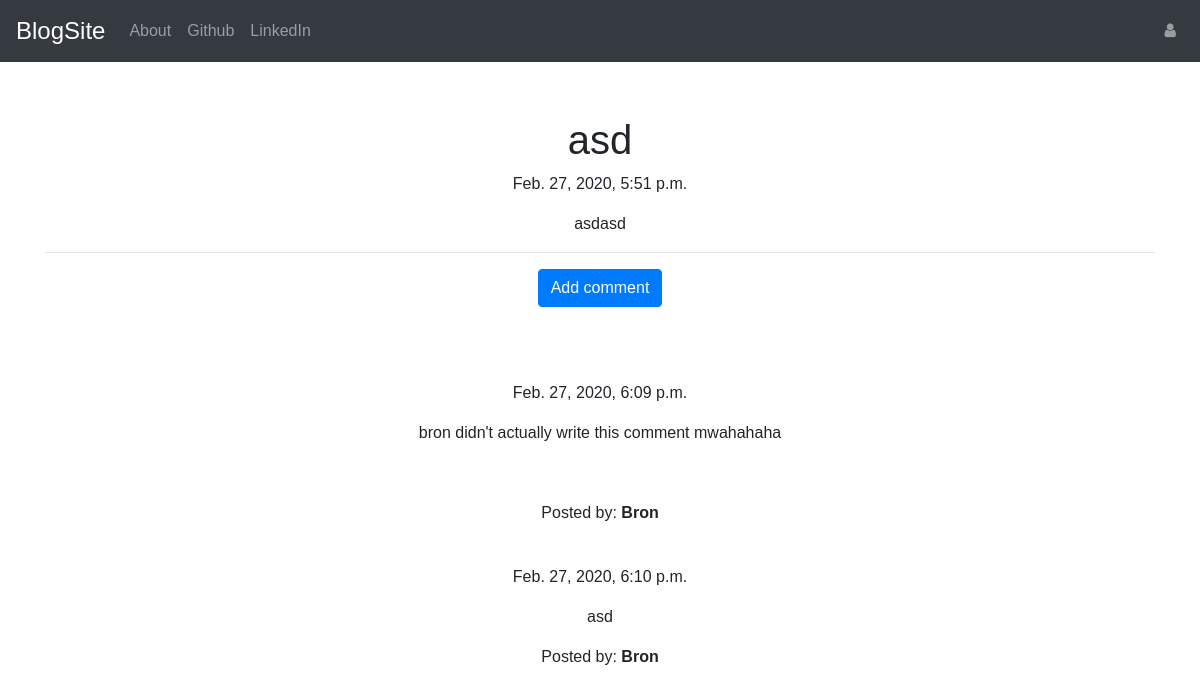
Page /post/13 on the committed database.
### blog/models.py (models this page shows, shortened)
class Post(models.Model):
    author = models.ForeignKey('auth.User' , on_delete=models.CASCADE)
    title = models.CharField(max_length = 200)
    text = models.TextField()
    create_date = models.DateTimeField(default=timezone.now())
    published_date = models.DateTimeField(blank = True , null = True)

class Comment(models.Model):
    post = models.ForeignKey('blog.post' , related_name = "comments" , on_delete=models.CASCADE )
    author = models.CharField(max_length=200)
    text = models.TextField()
    create_date= models.DateTimeField(default=timezone.now)
    approved_comment = models.BooleanField(default = False)

### blog/views.py (the view)
# urls.py: path('post/<int:pk>' , views.PostDetailView.as_view() , name = 'post_detail'),
class PostDetailView(DetailView):
    model = Post

### blog/templates/blog/post_detail.html (shortened to what this page needs)
{% extends 'blog/base.html' %}
{% block content %}
        <div class="container post-toolbar">
        <h1 class='posttitle loader'>{{ post.title }}</h1>
        {% if post.published_date %}
            <div class="date postdate">
                {{ post.published_date }}
            </div>
        {% else %}
            <a class="btn btn-outline-dark" href="{% url 'post_publish' pk=post.pk %}">Publish</a>
        {% endif %}
      <p class='postcontent' >{{ post.text|safe|linebreaksbr }}</p>
  <hr>
  <a class="btn btn-primary btn-comment" href="{% url 'add_comment_to_post' pk=post.pk %}">Add comment</a>
</div>
  <div class="container comment-container">
  {% for comment in post.comments.all %}
  <br>
      {% if user.is_authenticated or comment.approved_comment %}
              {{ comment.create_date }}
          <p>{{ comment.text|safe|linebreaks }}</p>
          <p>Posted by: <strong>{{ comment.author }}</strong></p>
      {% endif %}
  {% empty %}
      <p>No comments posted.</p>
  {% endfor %}
</div>
{% endblock %}

### blog/static/css/blog.css (style rules this page uses)
.postdate { text-align: center; }
a { text-decoration: none; }
.postcontent { font-family: 'Montserrat'; font_size: 1.5em; }
.post-toolbar { text-align: center; }
.comment-container { margin-top: 50px; text-align: center; }
:root { --color-background: #31037D; --axis-x: 1px; --axis-y: 1rem; --delay: 10; --color-black: #000; --color-white: #fff; --color-orange: #D49C3D; --color-red: #D14B3D; --color-violet: #CF52EB; --color-blue: #44A3F7; --color-green: #5ACB3C; --color-yellow: #DEBF40; --color-foreground: var(--color-white); --font-name: Righteous; }
html, body { font-size: 16px; }
body { background-color: var(--color-background); display: flex; align-items: center; justify-content: center; font-family: var(--font-name); height: 100vh; }

### rows in the picture
Post: title "asd", published_date "Feb. 27, 2020, 5:51 p.m.", text "asdasd"
Comment: create_date "Feb. 27, 2020, 6:09 p.m.", text "bron didn't actually write this comment mwahahaha", author "Bron"
Comment: create_date "Feb. 27, 2020, 6:10 p.m.", text "asd", author "Bron"
